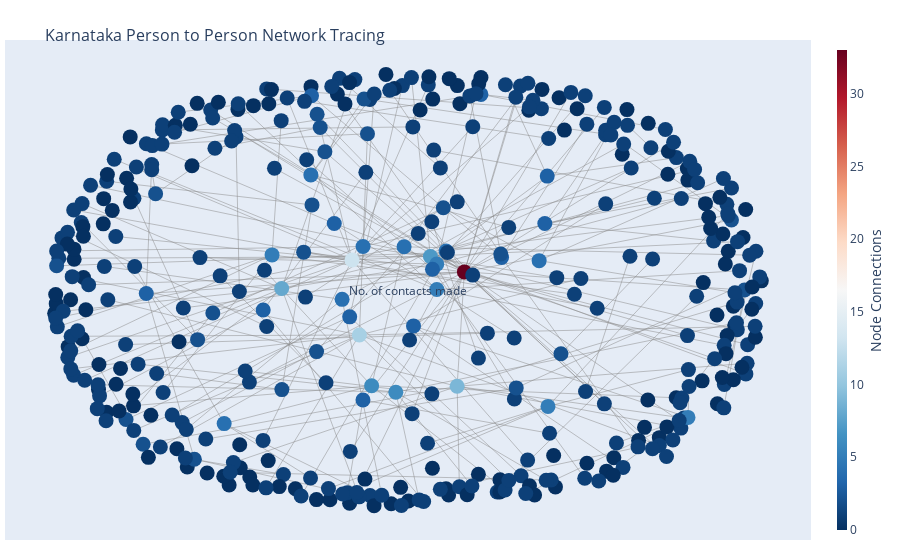

Notebook cell for this chart:
### Code cell
from plotly.offline import download_plotlyjs, init_notebook_mode, iplot
iplot(fig)

### Figure 1 — Plotly figure (JSON) as saved in the notebook; plotly's stock layout.template omitted (floating-point values rounded to 4 significant figures; data arrays with more than 128 entries replaced by an {"elided": "..."} marker saying what was removed)
{"data": [{"hoverinfo": "none", "line": {"color": "#888", "width": 0.5}, "mode": "lines", "type": "scatter", "x": {"elided": "660 float values"}, "y": {"elided": "660 float values"}}, {"hoverinfo": "text", "marker": {"color": {"elided": "400 int values"}, "colorbar": {"thickness": 10, "title": {"side": "right", "text": "Node Connections"}, "xanchor": "left"}, "colorscale": [[0, "rgb(103,0,31)"], [0.1, "rgb(178,24,43)"], [0.2, "rgb(214,96,77)"], [0.3, "rgb(244,165,130)"], [0.4, "rgb(253,219,199)"], [0.5, "rgb(247,247,247)"], [0.6, "rgb(209,229,240)"], [0.7, "rgb(146,197,222)"], [0.8, "rgb(67,147,195)"], [0.9, "rgb(33,102,172)"], [1, "rgb(5,48,97)"]], "line": {"width": 0}, "reversescale": true, "showscale": true, "size": 15}, "mode": "markers", "text": {"elided": "400 str values"}, "type": "scatter", "x": {"elided": "400 float values"}, "y": {"elided": "400 float values"}}], "layout": {"annotations": [{"showarrow": false, "text": "No. of contacts made", "xref": "paper", "yref": "paper"}], "hovermode": "closest", "margin": {"b": 20, "l": 5, "r": 5, "t": 40}, "showlegend": false, "title": {"font": {"size": 16}, "text": "<br>Karnataka Person to Person Network Tracing"}, "xaxis": {"showgrid": false, "showticklabels": false, "zeroline": false}, "yaxis": {"showgrid": false, "showticklabels": false, "zeroline": false}}}
